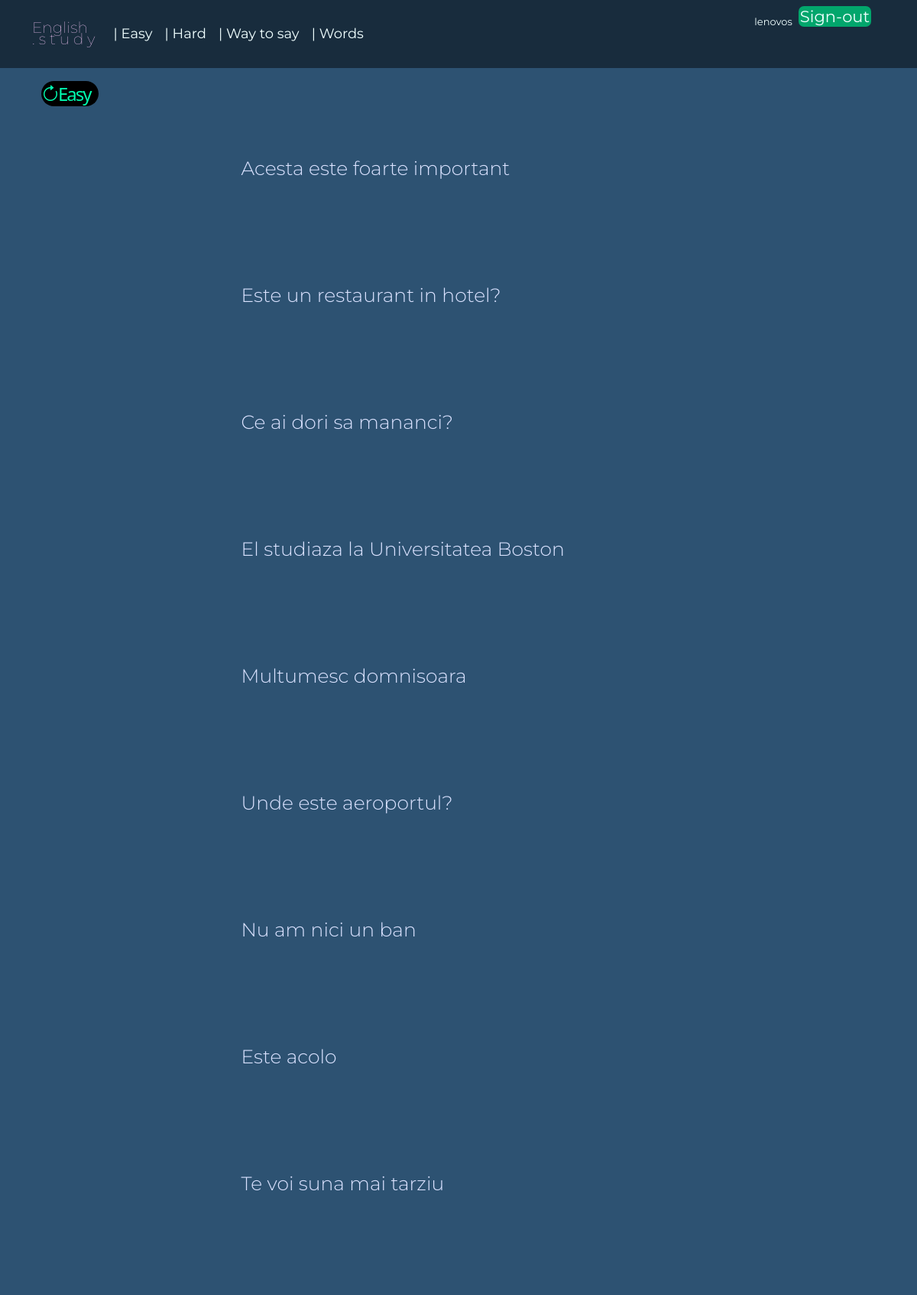
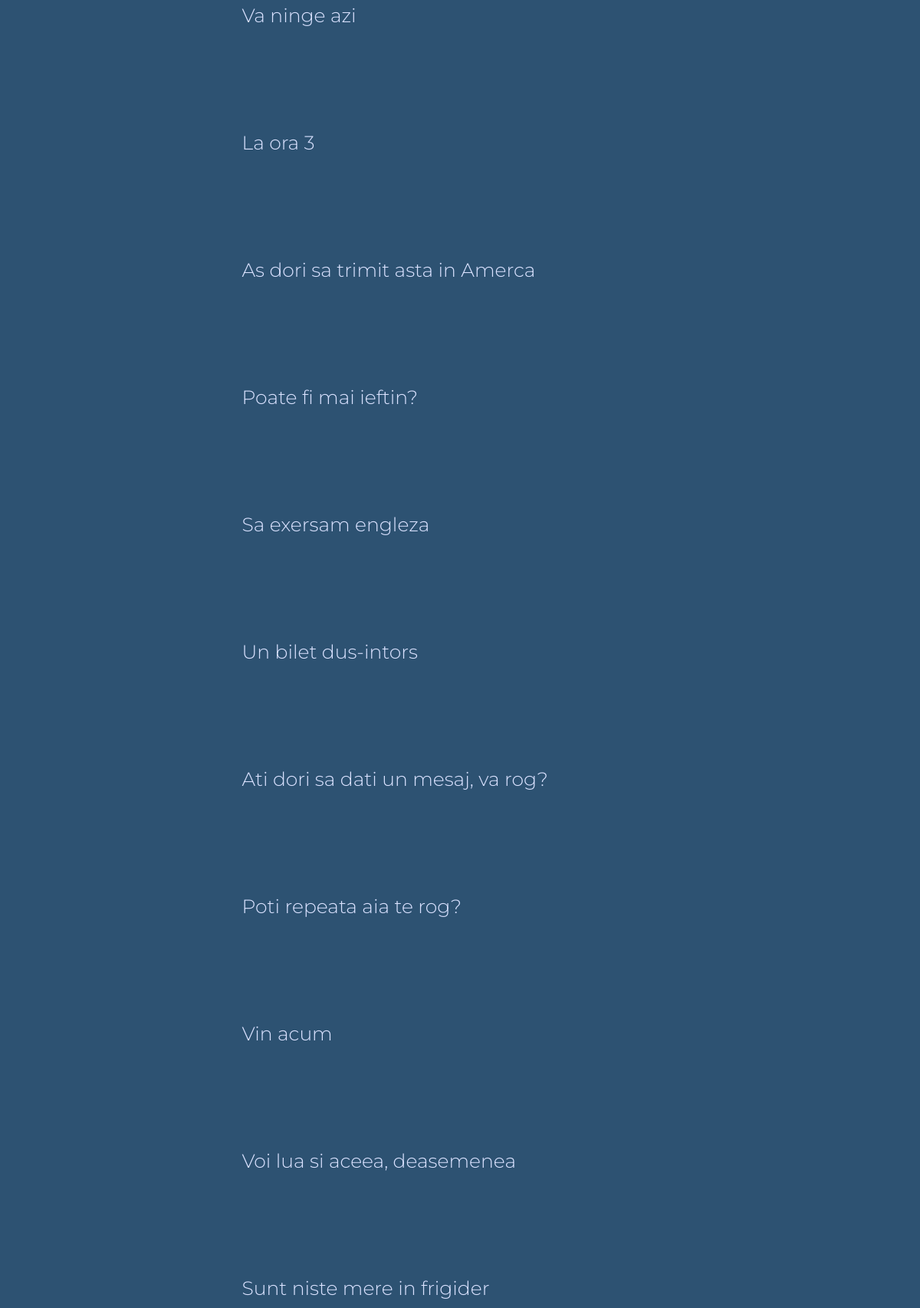
Screenshot of /article_easy/ (signed in, upper part) with the database file from the repository (2 pictures, top to bottom).
### agency/models.py (models this page shows)
class RomEngExp(models.Model):
    romex = models.CharField(max_length=100)
    engex = models.CharField(max_length=100)
    def __str__(self):
        s = ''.join(char for char in self.romex if char.isalnum())
        return s

### agency/views.py (the view)
# urls.py: path('article_easy/', ArticleEasyView.as_view(), name='article_easy'),
class ArticleEasyView(ListView):
    model = RomEngExp
    template_name = 'agency/article_easy.html'
    def get_context_data(self, **kwargs):
        context = super().get_context_data(**kwargs)
        context['exp_list_2'] = RomEngExp.objects.all().order_by("?")[:50]
        return context

### agency/templates/agency/article_easy.html (shortened to what this page needs)
{% extends 'base.html' %}
{% block content %}
    <div class="container-lg mt-3">
      <div class="row justify-content-lg-center">
      <div class="row sticky">
          <div class="btn-group" role="group" aria-label="Basic example">
                  <a href="{% url 'article_easy' %}" class="sticky"><i class="bi bi-arrow-clockwise" style="font-size: x-large">Easy</i></a>
          </div>
      </div>
            {% for exp in exp_list_2 %}
            <div class="col-lg-7 my-3 p-5">
                <h4 id="{{ exp.pk }}" style="color: #dae2ff">{{ exp.romex|capfirst }}</h4>
            </div>
            {% endfor %}
      </div>
      </div>
{% endblock %}

### templates/base.html (shortened to what this page needs)
{% load i18n %}
{% load socialaccount %}
<!DOCTYPE html>
<html lang="en">
<head>
    <link rel="stylesheet" href="https://cdn.jsdelivr.net/npm/bootstrap-icons@1.9.1/font/bootstrap-icons.css">
    <link rel="stylesheet" href="https://cdn.jsdelivr.net/npm/bootstrap@5.1.3/dist/css/bootstrap.min.css">
  <link rel="stylesheet" href="https://cdnjs.cloudflare.com/ajax/libs/jquery-datetimepicker/2.5.20/jquery.datetimepicker.min.css" />
</head>
<body>
    <nav class="navbar navbar-expand-lg" style="background-color: rgb(24,44,61)">
   <div class="container-lg">
       <h6><a class="navbar-nav sigla" href="{% url 'home' %}">English<br> . s t u d y</a></h6>
    <div class="offcanvas offcanvas-end" tabindex="-1" id="offcanvasNavbar" aria-labelledby="offcanvasNavbarLabel">
      <div class="offcanvas-body" style="background-color: rgb(24,44,61)">
          <ul class="navbar-nav p-3">
              <li class="nav-item">
            <a style="color: azure" class="nav-link" href="{% url 'article_easy' %}"> | Easy</a>
          </li>
              <li class="nav-item">
            <a style="color: azure" class="nav-link" href="{% url 'articles' %}"> | Hard</a>
          </li>
              <li class="nav-item">
            <a style="color: azure" class="nav-link" href="{% url 'waytosay' %}"> | Way to say</a>
          </li>
              <li class="nav-item">
            <a style="color: azure" class="nav-link" href="{% url 'verbs' %}"> | Words</a>
          </li>
          </ul>
        <ul class="navbar-nav justify-content-end flex-grow-1 pe-3">
            {% if user.is_authenticated %}
          <li>
            <a style="color: azure; font-size: small" class="nav-link active" aria-current="page" href="#">{{ user.username }}</a>
          </li>
                <form method="post" action="{% url 'account_logout' %}">
                <button type="submit" class="button-menu">Sign-out</button>
                </form>
            {% endif %}
        </ul>
      </div>
    </div>
  </div>
   </nav>
{% block content %}
{% endblock %}
</body>
</html>

### templates/base.html (style rules this page uses)
p, ul, li, label { font-family: Montserrat, sans-serif; color: azure; font-size: large; line-height: 25px; }
i { color: #01fcb0; border-radius: 50px; background: black; padding: 0 10px 0 0; font-style: normal; letter-spacing: -2px; }
h6 { font-family: Kanit, sans-serif; font-weight: lighter; font-size: x-large; color: #bbccdd; }
.sigla { font-stretch: condensed; color: #ffcdfe; font-family: Montserrat, sans-serif; position: relative; top: 3px; font-size: smaller; line-height: 15px; }
h4 { font-family: Montserrat, serif; color: #ddffdd; font-size: 25px; font-weight: 300; }
a { text-decoration: none; }
body { background-color: rgb(45, 82, 114); color: #04c0f8; }
button { border-style: none; background-color: rgb(2, 166, 108); color: azure; border-radius: 7px; padding: 1px 2px 1px 2px; margin: 10px 2px 10px 0; font-size: 21px; }
.button-menu { position: relative; bottom: 10px; }
.sticky { position: sticky; top: 25px; font-size: 20px; }

### rows the page displays
RomEngExp: romex "Acesta este foarte important"
RomEngExp: romex "Este un restaurant in hotel?"
RomEngExp: romex "Ce ai dori sa mananci?"
RomEngExp: romex "El studiaza la Universitatea Boston"
RomEngExp: romex "Multumesc domnisoara"
RomEngExp: romex "Unde este aeroportul?"
RomEngExp: romex "Nu am nici un ban"
RomEngExp: romex "Este acolo"
RomEngExp: romex "Te voi suna mai tarziu"
RomEngExp: romex "Va ninge azi"
RomEngExp: romex "La ora 3"
RomEngExp: romex "As dori sa trimit asta in Amerca"
RomEngExp: romex "Poate fi mai ieftin?"
RomEngExp: romex "Sa exersam engleza"
RomEngExp: romex "Un bilet dus-intors"
RomEngExp: romex "Ati dori sa dati un mesaj, va rog?"
RomEngExp: romex "Poti repeata aia te rog?"
RomEngExp: romex "Vin acum"
RomEngExp: romex "Voi lua si aceea, deasemenea"
RomEngExp: romex "Sunt niste mere in frigider"

### other values shown
{{ user.username }} "lenovos"
